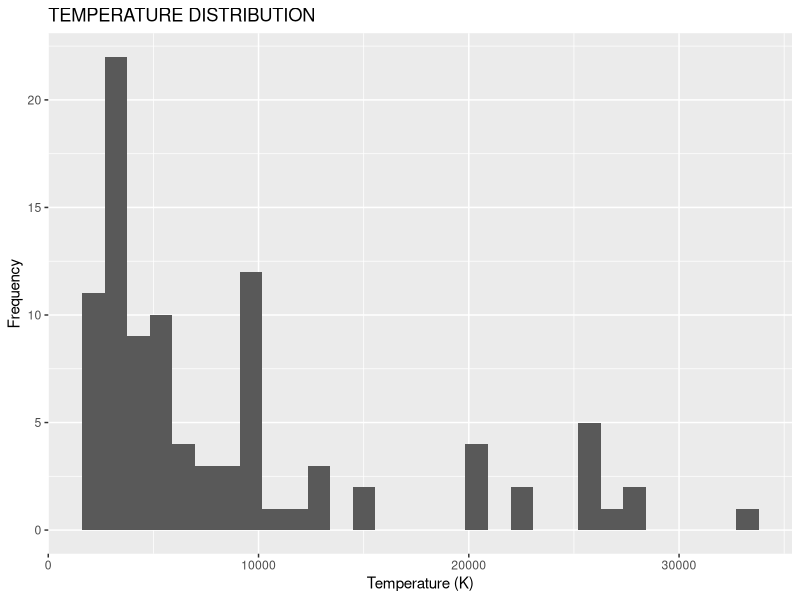
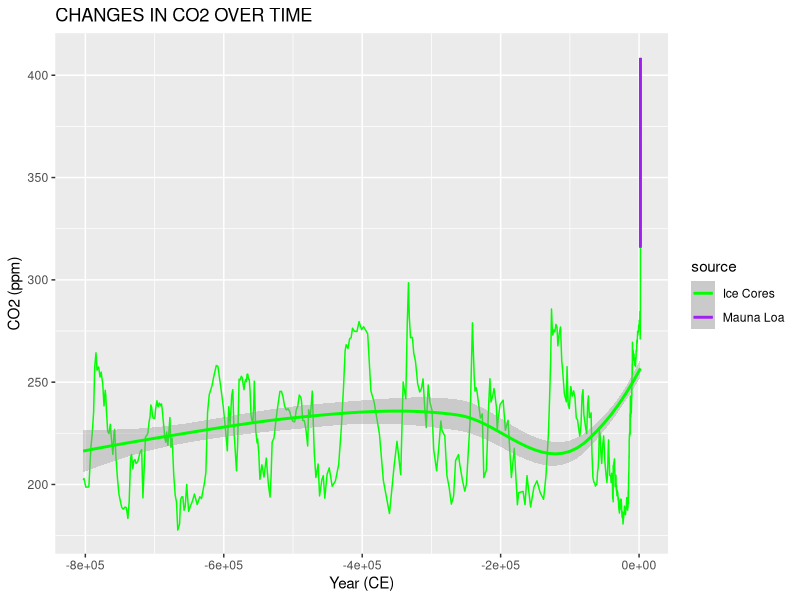
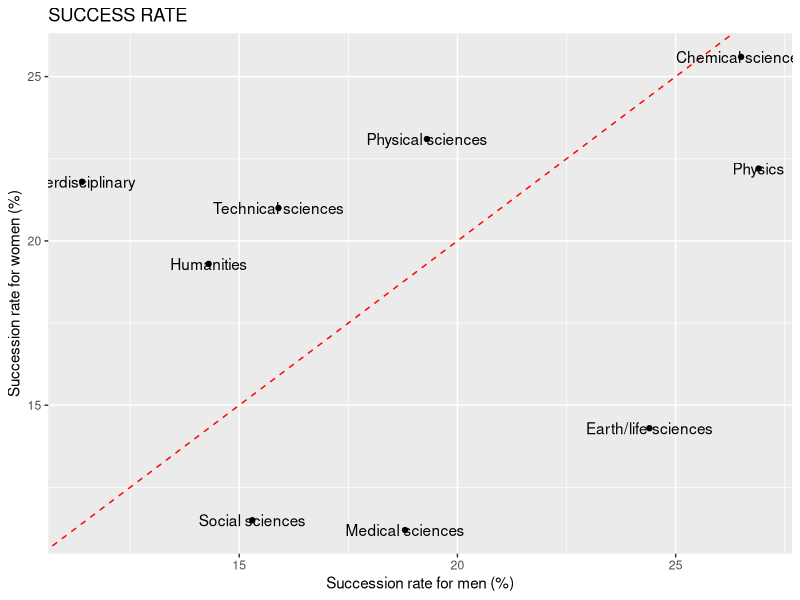
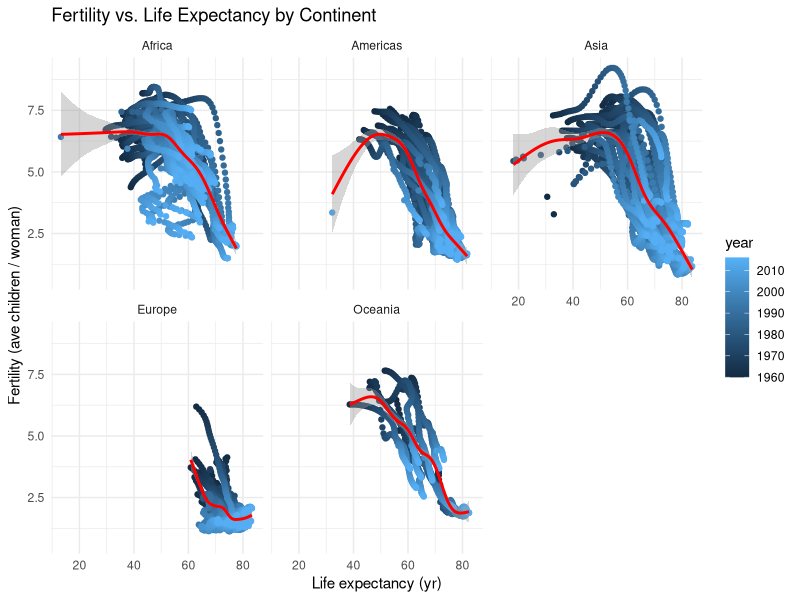
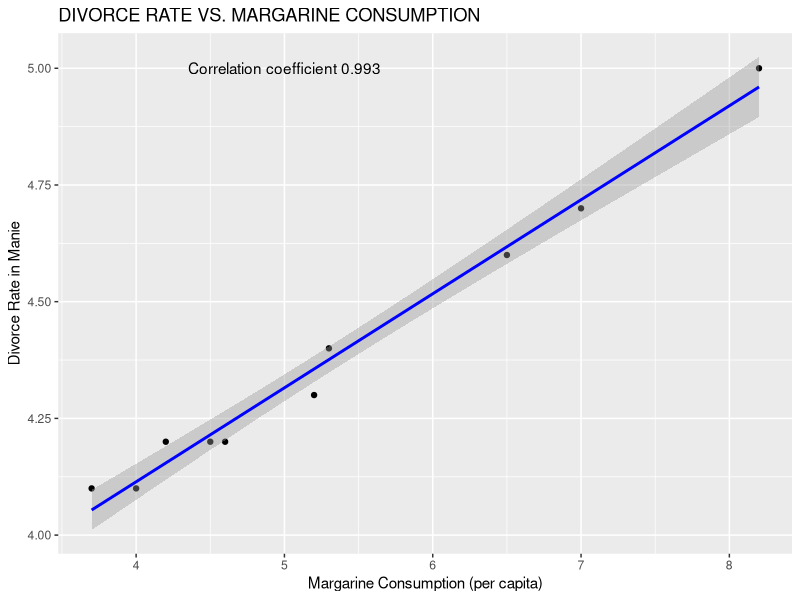

These charts were generated, in order, by the following R code:
## ---- chunk 1
library(dslabs)
library(ggplot2)
library(dplyr)
## ---- chunk 2
letter_words <- c("the", "quick", "brown", "fox")  # commas
median(1:10)  # "medain" to "median" & colon operator
mean_x <- mean(1:10)
y = mean_x  # from "==" to "=" 
max(c(1, 17, 2, -9))  # missing closing parenthesis
grp <- c("species 1", "species 2")  # fixed comma and quotes position
a <- "5"
b <- 10
a <- as.numeric(a)
a + b
sum(1:3, negative = FALSE)
## ---- chunk 3
# code goes here
data(brexit_polls)

# 1
nrow(brexit_polls)

# 2
dim(brexit_polls)[1]

# 3
length(brexit_polls[[1]])

# 4

brexit_polls %>% tally()

# 5
brexit_polls %>% count()

# 1
summary(brexit_polls)

# 2
str(brexit_polls)
## ---- chunk 4
# code goes here
std_remain <- sd(brexit_polls$remain, na.rm = TRUE)
mean_spread <- mean(brexit_polls$spread, na.rm = TRUE)
cv_leave <- sd(brexit_polls$leave, na.rm = TRUE) / mean(brexit_polls$leave, na.rm = TRUE)
qcd_leave <- (quantile(brexit_polls$leave, 0.75, na.rm = TRUE) - quantile(brexit_polls$leave, 0.25, na.rm = TRUE)) / 
  (quantile(brexit_polls$leave, 0.75, na.rm = TRUE) + quantile(brexit_polls$leave, 0.25, na.rm = TRUE))
std_remain
mean_spread
cv_leave
qcd_leave
## ---- chunk 5
# code goes here
data(stars)
ggplot(data = stars, aes(x = temp)) +
geom_histogram() +
  labs(title = "TEMPERATURE DISTRIBUTION", x = "Temperature (K)", y = "Frequency")
## ---- chunk 6
# code goes here
data(historic_co2)
ggplot(historic_co2, aes(x = year, y = co2, color = source)) +
  geom_line() +
  labs(title = "CHANGES IN CO2 OVER TIME", x = "Year (CE)", y = "CO2 (ppm)") +
  scale_color_manual(values = c("green", "purple")) +
  geom_smooth(method = "loess")
## ---- chunk 7
# code goes here
data(research_funding_rates)

ggplot(research_funding_rates, aes(x = success_rates_men, y = success_rates_women)) +
  geom_point() +
  geom_abline(slope = 1, intercept = 0, linetype = "dashed", color = "red") +
  geom_text(aes(label = discipline)) +
  labs(title = "SUCCESS RATE", x = "Succession rate for men (%)", y = "Succession rate for women (%)")
## ---- chunk 8
# code goes here
data(gapminder)
ggplot(gapminder, aes(x = life_expectancy, y = fertility, color = year)) +
  geom_point() + 
  scale_color_gradient() +  
  facet_wrap(~continent) +
  geom_smooth(method = "gam", formula = y ~ s(x), color = "red") + 
  labs(x = "Life expectancy (yr)", y = "Fertility (ave children / woman)", title = "Fertility vs. Life Expectancy by Continent") +
  theme_minimal()
## ---- chunk 9
# code goes here
data(divorce_margarine)

# Create scatter plot with linear smoother
ggplot(divorce_margarine, aes(x = margarine_consumption_per_capita, y = divorce_rate_maine)) +
  geom_point() +
  geom_smooth(method = "lm", formula = y ~ x, color = "blue") +
  annotate("text", x = 5, y = 5, label = paste("Correlation coefficient", round(cor(divorce_margarine$margarine_consumption_per_capita, divorce_margarine$divorce_rate_maine), 3))) +
  labs(title = "DIVORCE RATE VS. MARGARINE CONSUMPTION", x = "Margarine Consumption (per capita)", y = "Divorce Rate in Manie")
